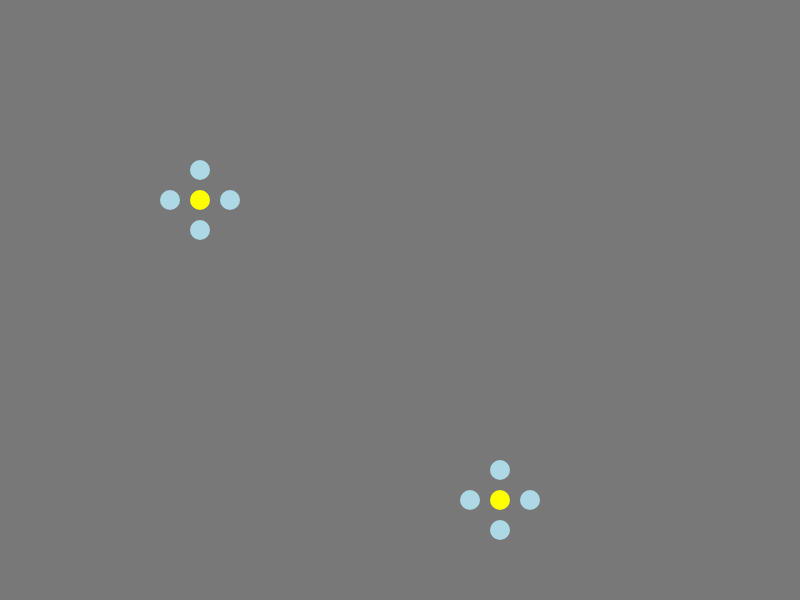
Frame 1 (no input)
Frame 60 (no input): identical to frame 1, image omitted
Frame 120 (the mouse pressed at the canvas centre since frame 60): identical to frame 1, image omitted

The p5.js sketch that drew this single still picture (run headless with seeded random() and noise() and a simulated clock; from frame 60 on, the mouse is pressed at the canvas centre):

// p5.js sketch
// ── sketch.js
function setup() {
    createCanvas(800, 600);

    greeting();
}

function draw() {
    background(120);

    draw_flower_translate(200, 200);
    draw_flower_translate(300, 300);



}

function greeting() {
    console.log("Hello World!");
}

function draw_flower(centerX, centerY){
    noStroke();
    fill('yellow');
    circle(centerX, centerY, 20);

    fill('lightblue');
    circle(centerX + 30, centerY, 20);
    circle(centerX - 30, centerY, 20);
    circle(centerX, centerY + 30, 20);
    circle(centerX, centerY - 30, 20);   
}


function draw_flower_translate(centerX, centerY){
    push();
    translate(centerX, centerY);
    noStroke();
    fill('yellow');
    circle(0, 0, 20);

    fill('lightblue');
    circle(30, 0, 20);
    circle(-30, 0, 20);
    circle(0, 30, 20);
    circle(0, -30, 20);   
}
